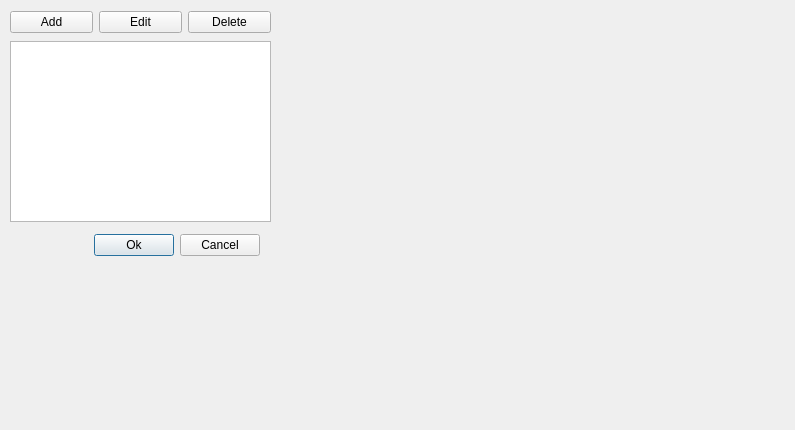
<?xml version="1.0" encoding="UTF-8"?>
<ui version="4.0">
 <class>HostsFileManager::HostsManagerDialog</class>
 <widget class="QDialog" name="HostsFileManager::HostsManagerDialog">
  <property name="geometry">
   <rect>
    <x>0</x>
    <y>0</y>
    <width>795</width>
    <height>430</height>
   </rect>
  </property>
  <property name="windowTitle">
   <string>Dialog</string>
  </property>
  <widget class="QTableView" name="tableView">
   <property name="geometry">
    <rect>
     <x>10</x>
     <y>41</y>
     <width>261</width>
     <height>181</height>
    </rect>
   </property>
  </widget>
  <widget class="QWidget" name="horizontalLayoutWidget">
   <property name="geometry">
    <rect>
     <x>19</x>
     <y>230</y>
     <width>241</width>
     <height>31</height>
    </rect>
   </property>
   <layout class="QHBoxLayout" name="horizontalLayout">
    <item>
     <spacer name="horizontalSpacer">
      <property name="orientation">
       <enum>Qt::Horizontal</enum>
      </property>
      <property name="sizeHint" stdset="0">
       <size>
        <width>40</width>
        <height>20</height>
       </size>
      </property>
     </spacer>
    </item>
    <item>
     <widget class="QPushButton" name="pushButton_ok">
      <property name="text">
       <string>Ok</string>
      </property>
     </widget>
    </item>
    <item>
     <widget class="QPushButton" name="pushButton_cancel">
      <property name="text">
       <string>Cancel</string>
      </property>
     </widget>
    </item>
   </layout>
  </widget>
  <widget class="QWidget" name="horizontalLayoutWidget_2">
   <property name="geometry">
    <rect>
     <x>10</x>
     <y>10</y>
     <width>261</width>
     <height>25</height>
    </rect>
   </property>
   <layout class="QHBoxLayout" name="horizontalLayout_2">
    <item>
     <widget class="QPushButton" name="pushButton_add">
      <property name="text">
       <string>Add</string>
      </property>
     </widget>
    </item>
    <item>
     <widget class="QPushButton" name="pushButton_edit">
      <property name="text">
       <string>Edit</string>
      </property>
     </widget>
    </item>
    <item>
     <widget class="QPushButton" name="pushButton_delete">
      <property name="text">
       <string>Delete</string>
      </property>
     </widget>
    </item>
   </layout>
  </widget>
 </widget>
 <resources/>
 <connections/>
</ui>
